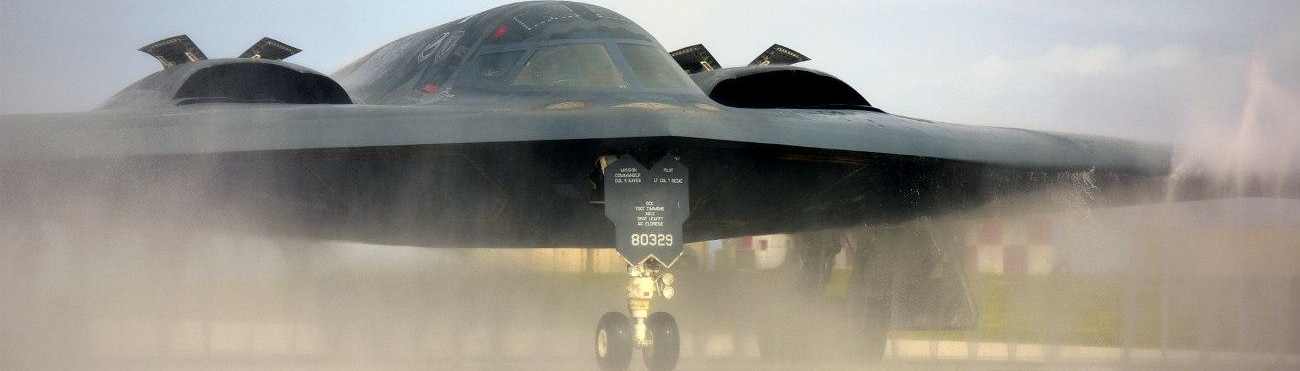
#> input picture ml-exp-2-classificatioin-mlp/ML-EXP-2-1-Classification/airplane/test/B2/01539e41503813d687505821b66913de_0.jpg, 1300 x 371 px, given as the content of the folder ./airplane/train, which was not available
$ jupyter execute --allow-errors decision_tree_template.ipynb
#> lines starting #> are read from the running program, lines starting #| are printed output that depends on the picture; pictures that were not available may be replaced by others from this repository, and a replacement may not be noted
[cell 1]
# 步骤一：导入相关库
import os
import numpy as np
import matplotlib.pyplot as plt
from PIL import Image
from sklearn.tree import DecisionTreeClassifier
from sklearn.metrics import accuracy_score, confusion_matrix, classification_report
from sklearn.preprocessing import StandardScaler
import seaborn as sns

[cell 2]
# 步骤二：加载数据集
# 2.1 设置数据路径和图像尺寸
data_dir = "./airplane"
image_size = (64, 64)
os.makedirs('./output', exist_ok=True)

# 2.2 定义读取图像文件夹的函数
def load_image_folder(path):
    X = []
    y = []
    class_names = sorted(os.listdir(path))
    for label, cls in enumerate(class_names):
        cls_path = os.path.join(path, cls)
        for fname in os.listdir(cls_path):
            if fname.lower().endswith(('.jpg', '.jpeg', '.png')):
                img_path = os.path.join(cls_path, fname)
                img = Image.open(img_path).convert('RGB')  # 请在此处编写代码：读取图像并转换为RGB
                img = img.resize(image_size)  # 请在此处编写代码：resize图像为统一尺寸
                img_array = np.array(img)  # 请在此处编写代码：转为numpy并归一化
                img_array = np.transpose(img_array, (2, 0, 1)).flatten()  # 请在此处编写代码：转换为(3, H, W)再flatten为1D向量
                X.append(img_array)
                y.append(label)
    return np.array(X), np.array(y), class_names

# 2.3 加载训练集和测试集
# 请在此处编写代码：调用load_image_folder加载train和test数据
train_path = os.path.join(data_dir, 'train')
test_path = os.path.join(data_dir, 'test')
X_train, y_train, classes = load_image_folder(train_path)
#> in load_image_folder, img is the input picture: PIL image 1300x371 RGB; mean R, G, B 147.9, 144.8, 137
#> in load_image_folder, `img = img.resize(image_size)`:
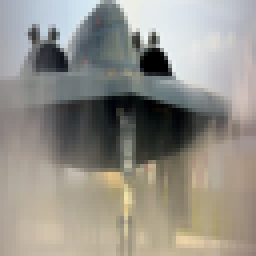
#> img: PIL image 64x64 RGB (shown 4 times larger); mean R, G, B 147.9, 144.8, 137
#> in load_image_folder, `img_array = np.transpose(img_array, (2, 0, 1)).flatten()`: img_array = 12288 values, max 244 at index 4708, min 0 at index 869, mean 143.2
#> y_train = [0]; classes = ['01539e41503813d687505821b66913de_0.jpg']
X_test, y_test, _ = load_image_folder(test_path)
#> pass 2 of the loop in load_image_folder, `for label, cls in enumerate(class_names):`:
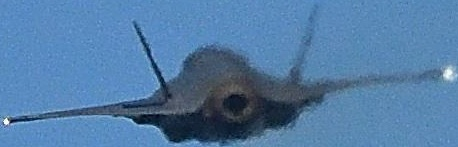
#> input picture ml-exp-2-classificatioin-mlp/ML-EXP-2-1-Classification/airplane/test/F35/008f4dc1928d36913ad0ae7d93c12a58_0.jpg, 458 x 147 px
#> in load_image_folder, img is the input picture: PIL image 458x147 RGB; mean R, G, B 82.4, 123.9, 165.8
#> in load_image_folder (call 2), `img = img.resize(image_size)`:
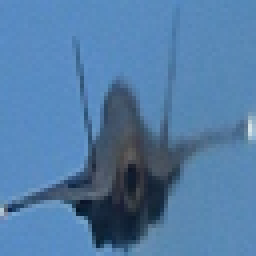
#> img: PIL image 64x64 RGB (shown 4 times larger); mean R, G, B 82.4, 123.9, 165.8
#> img_array = 12288 values, max 233 at index 10302, min 3 at index 3347, mean 124

# 2.4 对训练集和测试集进行标准化处理
scaler = StandardScaler()
# 请在此处编写代码：使用StandardScaler进行归一化处理
X_train = scaler.fit_transform(X_train)
X_test = scaler.transform(X_test)

[cell 3]
# 步骤三：决策树模型的构建
clf = DecisionTreeClassifier(
    criterion='gini',          # 分裂准则：'gini' 或 'entropy'
    max_depth=10,          # 树的最大深度（例如 10，或 None）
    min_samples_split=5,  # 内部节点再划分所需最小样本数（例如 5）
    random_state=42         # 固定随机种子，便于复现
)

[cell 4]
# 步骤四：训练模型
# 4.1 使用训练数据拟合决策树模型
# 请在此处编写代码：训练clf模型
clf.fit(X_train, y_train)

[cell 5]
# 步骤五：模型评估
# 5.1 使用训练好的模型对测试数据进行预测
y_pred = clf.predict(X_test) # 请在此处编写代码：使用clf.predict生成预测结果

# 5.2 计算测试集上的准确率
acc = accuracy_score(y_test, y_pred)  # 请在此处编写代码：计算accuracy
print('********On Test Data********')
print(f"Accuracy: {acc:.4f}")

# 5.3 计算混淆矩阵
conf_mat = confusion_matrix(y_test, y_pred)  # 请在此处编写代码：使用confusion_matrix生成混淆矩阵

[cell 6]
# 步骤六：结果保存与可视化
# 6.1 绘制并保存混淆矩阵热力图
plt.figure(figsize=(8, 6))
sns.heatmap(conf_mat, annot=True, fmt='d', cmap='Blues',
            xticklabels=classes, yticklabels=classes)
plt.xlabel("Predicted Label")
plt.ylabel("True Label")
plt.title("Confusion Matrix - DecisionTree Regression")
plt.savefig('./output/sklearn_decisionTree_confusion_matrix.png')
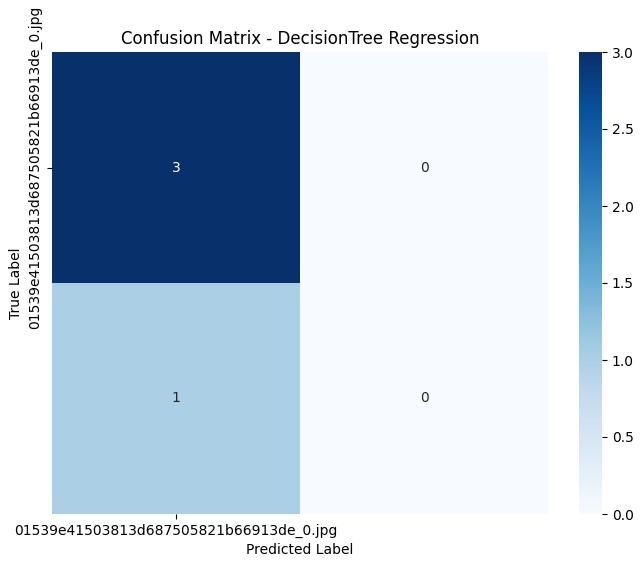
#> figure drawn by matplotlib, 2 panels
plt.show()

# 步骤6.2：特征重要性可视化
importances = clf.feature_importances_
importance_map = importances.reshape(3, *image_size).mean(axis=0)
plt.figure(figsize=(8, 6))
plt.imshow(importance_map, cmap='hot')
plt.colorbar()
plt.title("Feature Importance Map (averaged over RGB)")
plt.axis('off')
plt.savefig('./output/decision_tree_feature_importance.png')
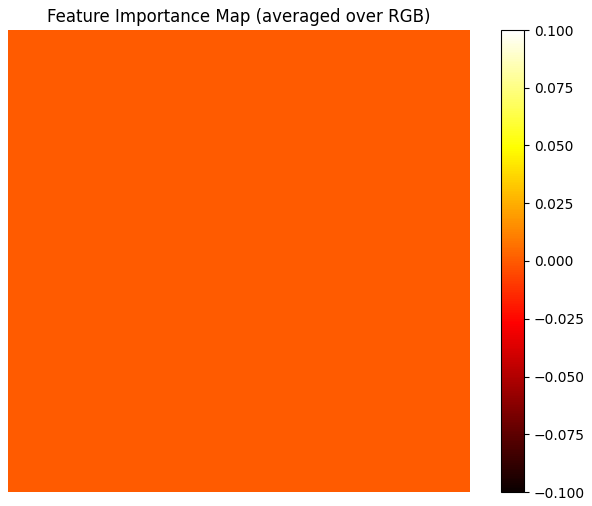
#> figure drawn by matplotlib, 2 panels
plt.show()

[cell 7]
# 步骤七：推理结果可视化（展示若干张测试图像及预测结果）
def visualize_predictions(X_test_raw, y_true, y_pred, class_names, shape=(64, 64), num_images=10):
    """
    随机选择若干张测试图像，显示其预测结果与真实标签
    """
    indices = np.random.choice(len(X_test_raw), num_images, replace=False)  # 请在此处编写代码：随机选择num_images个样本索引
    plt.figure(figsize=(15, 6))

    for i, idx in enumerate(indices):
        img_array = X_test_raw[idx]
        true_label = y_true[idx]  # 请在此处编写代码：获取真实标签
        pred_label = y_pred[idx]  # 请在此处编写代码：获取预测标签

        # 还原图像：一维向量 -> (3, H, W) -> (H, W, 3)
        img = img_array.reshape(3, *shape).transpose(1, 2, 0)  # 请在此处编写代码：reshape并transpose为可显示图像格式
        img = np.clip(img, 0, 1)  # 请在此处编写代码：限制像素值在0-1范围（使用np.clip）

        plt.subplot(2, (num_images + 1) // 2, i + 1)
        plt.imshow(img)
        plt.title(f"Pred: {class_names[pred_label]}\nTrue: {class_names[true_label]}", fontsize=10)
        plt.axis('off')

    plt.suptitle("Decision Tree Predictions on Test Images", fontsize=14)
    plt.tight_layout()
    plt.savefig('./output/decision_tree_test_predictions.png')
    plt.show()

# 步骤七调用：推理可视化函数
#> (the rest of this cell did not finish here and is left out)
